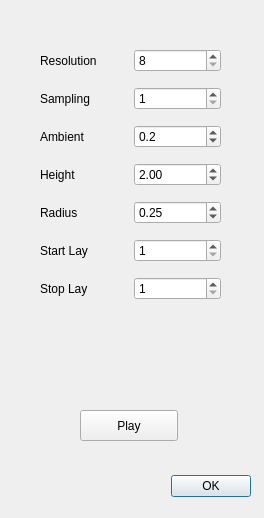
<?xml version="1.0" encoding="UTF-8"?>
<ui version="4.0">
 <class>Dialog</class>
 <widget class="QDialog" name="Dialog">
  <property name="geometry">
   <rect>
    <x>0</x>
    <y>0</y>
    <width>264</width>
    <height>518</height>
   </rect>
  </property>
  <property name="windowTitle">
   <string>Dialog</string>
  </property>
  <widget class="QDialogButtonBox" name="buttonBox">
   <property name="geometry">
    <rect>
     <x>-90</x>
     <y>470</y>
     <width>341</width>
     <height>32</height>
    </rect>
   </property>
   <property name="orientation">
    <enum>Qt::Horizontal</enum>
   </property>
   <property name="standardButtons">
    <set>QDialogButtonBox::Ok</set>
   </property>
  </widget>
  <widget class="QWidget" name="gridLayoutWidget">
   <property name="geometry">
    <rect>
     <x>40</x>
     <y>40</y>
     <width>181</width>
     <height>271</height>
    </rect>
   </property>
   <layout class="QGridLayout" name="gridLayout">
    <item row="0" column="1">
     <widget class="QLabel" name="label">
      <property name="text">
       <string>Resolution</string>
      </property>
     </widget>
    </item>
    <item row="0" column="2">
     <widget class="QSpinBox" name="spinBox">
      <property name="minimum">
       <number>8</number>
      </property>
      <property name="maximum">
       <number>32</number>
      </property>
      <property name="singleStep">
       <number>2</number>
      </property>
     </widget>
    </item>
    <item row="1" column="1">
     <widget class="QLabel" name="label_2">
      <property name="text">
       <string>Sampling</string>
      </property>
     </widget>
    </item>
    <item row="1" column="2">
     <widget class="QSpinBox" name="spinBox_2">
      <property name="minimum">
       <number>1</number>
      </property>
      <property name="maximum">
       <number>8</number>
      </property>
     </widget>
    </item>
    <item row="2" column="1">
     <widget class="QLabel" name="label_3">
      <property name="text">
       <string>Ambient</string>
      </property>
     </widget>
    </item>
    <item row="2" column="2">
     <widget class="QDoubleSpinBox" name="doubleSpinBox">
      <property name="decimals">
       <number>1</number>
      </property>
      <property name="minimum">
       <double>0.100000000000000</double>
      </property>
      <property name="maximum">
       <double>1.000000000000000</double>
      </property>
      <property name="singleStep">
       <double>0.100000000000000</double>
      </property>
      <property name="value">
       <double>0.200000000000000</double>
      </property>
     </widget>
    </item>
    <item row="3" column="1">
     <widget class="QLabel" name="label_4">
      <property name="text">
       <string>Height</string>
      </property>
     </widget>
    </item>
    <item row="4" column="1">
     <widget class="QLabel" name="label_5">
      <property name="text">
       <string>Radius</string>
      </property>
     </widget>
    </item>
    <item row="3" column="2">
     <widget class="QDoubleSpinBox" name="doubleSpinBox_2">
      <property name="minimum">
       <double>1.000000000000000</double>
      </property>
      <property name="maximum">
       <double>8.000000000000000</double>
      </property>
      <property name="singleStep">
       <double>0.250000000000000</double>
      </property>
      <property name="value">
       <double>2.000000000000000</double>
      </property>
     </widget>
    </item>
    <item row="4" column="2">
     <widget class="QDoubleSpinBox" name="doubleSpinBox_3">
      <property name="decimals">
       <number>2</number>
      </property>
      <property name="minimum">
       <double>0.050000000000000</double>
      </property>
      <property name="maximum">
       <double>2.000000000000000</double>
      </property>
      <property name="singleStep">
       <double>0.050000000000000</double>
      </property>
      <property name="value">
       <double>0.250000000000000</double>
      </property>
     </widget>
    </item>
    <item row="5" column="2">
     <widget class="QSpinBox" name="spinBox_3">
      <property name="minimum">
       <number>1</number>
      </property>
      <property name="maximum">
       <number>8</number>
      </property>
     </widget>
    </item>
    <item row="5" column="1">
     <widget class="QLabel" name="label_6">
      <property name="text">
       <string>Start Lay</string>
      </property>
     </widget>
    </item>
    <item row="6" column="2">
     <widget class="QSpinBox" name="spinBox_4">
      <property name="minimum">
       <number>1</number>
      </property>
      <property name="maximum">
       <number>8</number>
      </property>
     </widget>
    </item>
    <item row="6" column="1">
     <widget class="QLabel" name="label_7">
      <property name="text">
       <string>Stop Lay</string>
      </property>
     </widget>
    </item>
   </layout>
  </widget>
  <widget class="QPushButton" name="pushButton">
   <property name="geometry">
    <rect>
     <x>80</x>
     <y>410</y>
     <width>98</width>
     <height>31</height>
    </rect>
   </property>
   <property name="text">
    <string>Play</string>
   </property>
  </widget>
 </widget>
 <resources/>
 <connections>
  <connection>
   <sender>buttonBox</sender>
   <signal>accepted()</signal>
   <receiver>Dialog</receiver>
   <slot>accept()</slot>
   <hints>
    <hint type="sourcelabel">
     <x>248</x>
     <y>254</y>
    </hint>
    <hint type="destinationlabel">
     <x>157</x>
     <y>274</y>
    </hint>
   </hints>
  </connection>
  <connection>
   <sender>buttonBox</sender>
   <signal>rejected()</signal>
   <receiver>Dialog</receiver>
   <slot>reject()</slot>
   <hints>
    <hint type="sourcelabel">
     <x>316</x>
     <y>260</y>
    </hint>
    <hint type="destinationlabel">
     <x>286</x>
     <y>274</y>
    </hint>
   </hints>
  </connection>
 </connections>
</ui>
